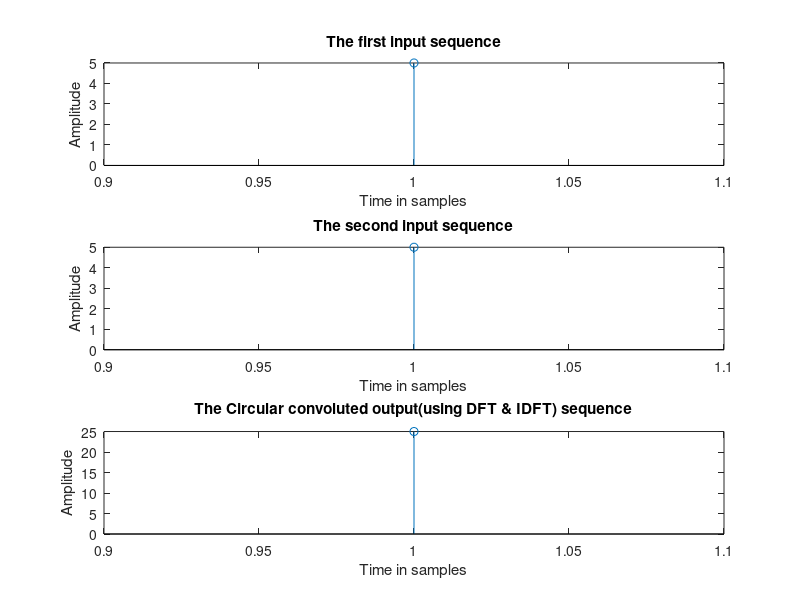

This figure's MATLAB source:
% Author : Vishwas K Singh
% E-mail : vishwasks32@gmail.com
% Description : Script to find circular convolution of two given sequences
%               using DFT and IDFT

% Prepare by clearing the screen
clc;clear all;close all;

% inputs output of system y[n], for input x[n], N the number of samples
xn = input('Enter the first sequence: '); % [1 1 0 1]
hn = input('Enter the second sequence: '); % [1 2 3 0] 

% Specifying the position of samples in each sequence
% To adjust for different length sequences
N1 = length(xn);
N2 = length(hn);
N = max(N1,N2);
xn = [xn, zeros(1,(N-N1))];
hn = [hn, zeros(1,(N-N2))];

% Compute DFT of both sequences
Xk = fft(xn);
Hk = fft(hn);

% Compute output and IDFT
Yk = Xk .* Hk;
yn = ifft(Yk);

% Note: The output of convolution is obtained as a double since fft is used
% to match the output with normal convolution program abs, uint8
% conversions are used
disp('The Circularly convoluted output(using DFT & IDFT) is: ');
disp(yn);

n = 1:N;

% Plot the input sequence 1
subplot(3,1,1);
stem(n,xn);
xlabel('Time in samples');
ylabel('Amplitude');
title('The first input sequence');

% Plot the input sequence 2
subplot(3,1,2);
stem(n,hn);
xlabel('Time in samples');
ylabel('Amplitude');
title('The second input sequence');

% Plot the output sequence
subplot(3,1,3);
stem(n,yn);
xlabel('Time in samples');
ylabel('Amplitude');
title('The Circular convoluted output(using DFT & IDFT) sequence');
